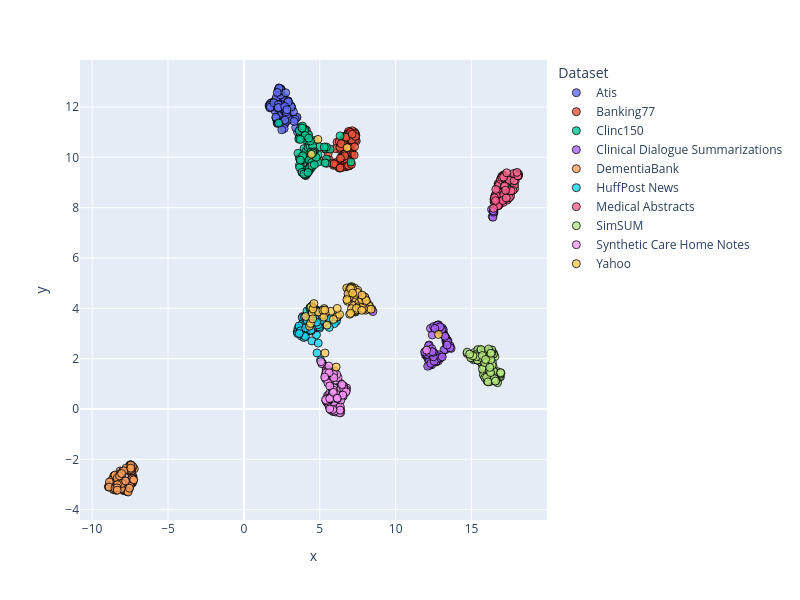

Notebook code for this chart:
### Code cell
dimensionality_reduction_plots(file_paths="./outputsAll/*/mean_model_zero_shot_classification.csv", file_name = 'AllZero')
